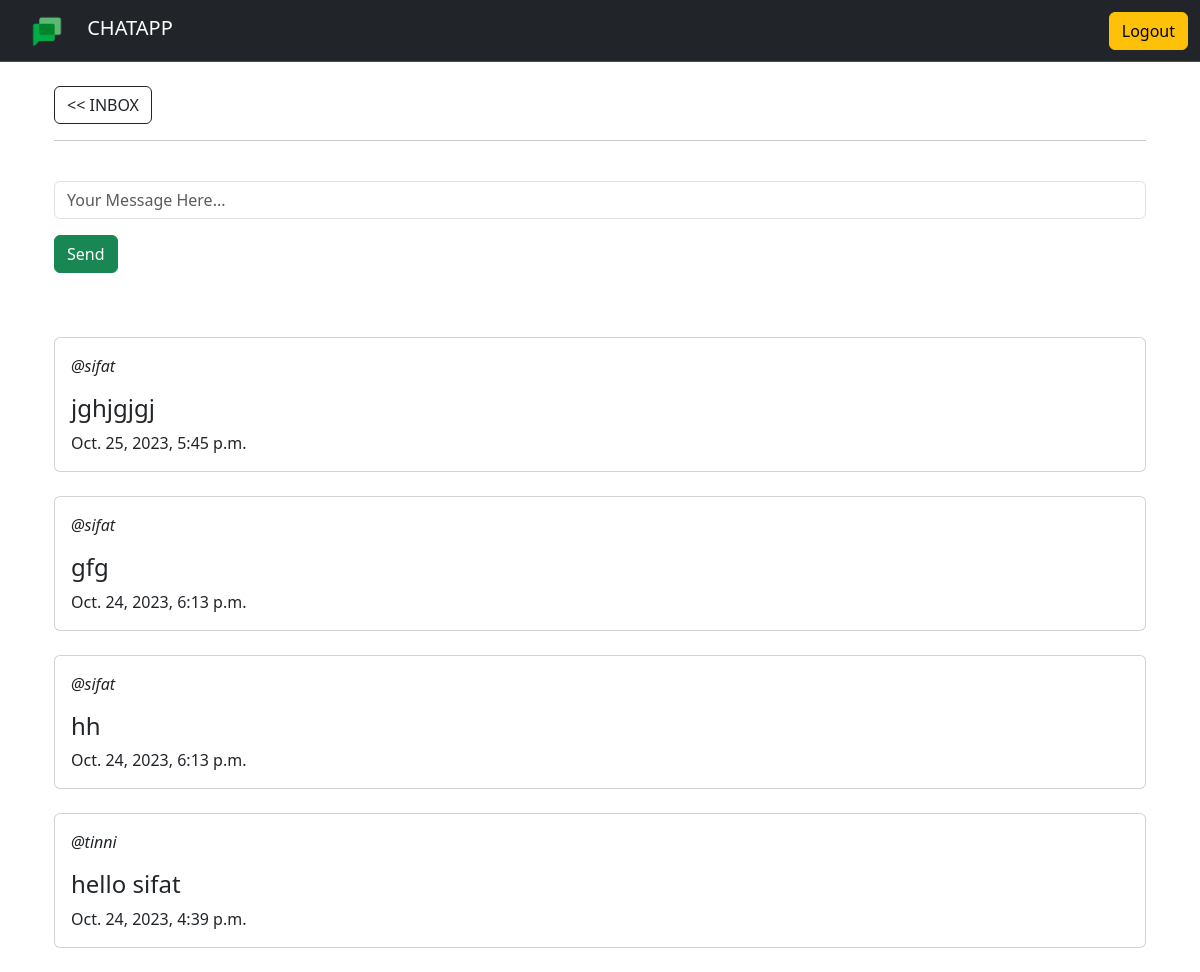
Screenshot of /chat/2/ (signed in) with the database file from the repository.
### chat/models.py (models this page shows)
class Message(models.Model):
    user = models.ForeignKey(User, on_delete=models.CASCADE)
    chat = models.ForeignKey(Chat, on_delete=models.CASCADE)
    body = models.TextField()
    created = models.DateTimeField(auto_now_add=True)
    def __str__(self) -> str:
        return self.body
    class Meta:
        ordering = ["-created"]

### chat/views.py (the view)
# urls.py: path('chat/<int:pk>/', views.chat_view, name='chat'),
@login_required(login_url='home')
def chat_view(request, pk):
    chat = Chat.objects.get(id=pk)
    messages = Message.objects.filter(chat=chat)
    if request.method == "POST":
        body = request.POST['body']
        Message.objects.create(user=request.user, chat=chat, body=body)
    context = {
        'body_messages': messages,
    }
    return render(request, 'chat/chat.html', context)

### chat/templates/chat/chat.html (shortened to what this page needs)
{% extends 'chat/main.html' %}
{% block content %}
<div class="container">
    <div class="container">
        <br>
        <a href="/" class="btn btn-outline-dark"><< INBOX</a>
        <hr><br>
        <form method="POST">
            <div class="mb-3">
                <input type="text" placeholder="Your Message Here..." name="body" class="form-control" id="text" aria-describedby="text">
            </div>
            <button type="submit" class="btn btn-success">Send</button>
        </form>
    </div>
    <br>
    <div class="container">
        {% for body_message in body_messages %}
        <br>
        <div class="card">
            <div class="card-body">
                <p><i>@{{body_message.user.username}}</i></p>
                <h4>{{body_message}}</h4>
                <h10>{{body_message.created}}</h10>
            </div>
        </div>
        {% endfor %}
    </div>
</div>
{% endblock content %}

### rows the page displays
Message: user.username "sifat", body "jghjgjgj", created "Oct. 25, 2023, 5:45 p.m."
Message: user.username "sifat", body "gfg", created "Oct. 24, 2023, 6:13 p.m."
Message: user.username "sifat", body "hh", created "Oct. 24, 2023, 6:13 p.m."
Message: user.username "tinni", body "hello sifat", created "Oct. 24, 2023, 4:39 p.m."
